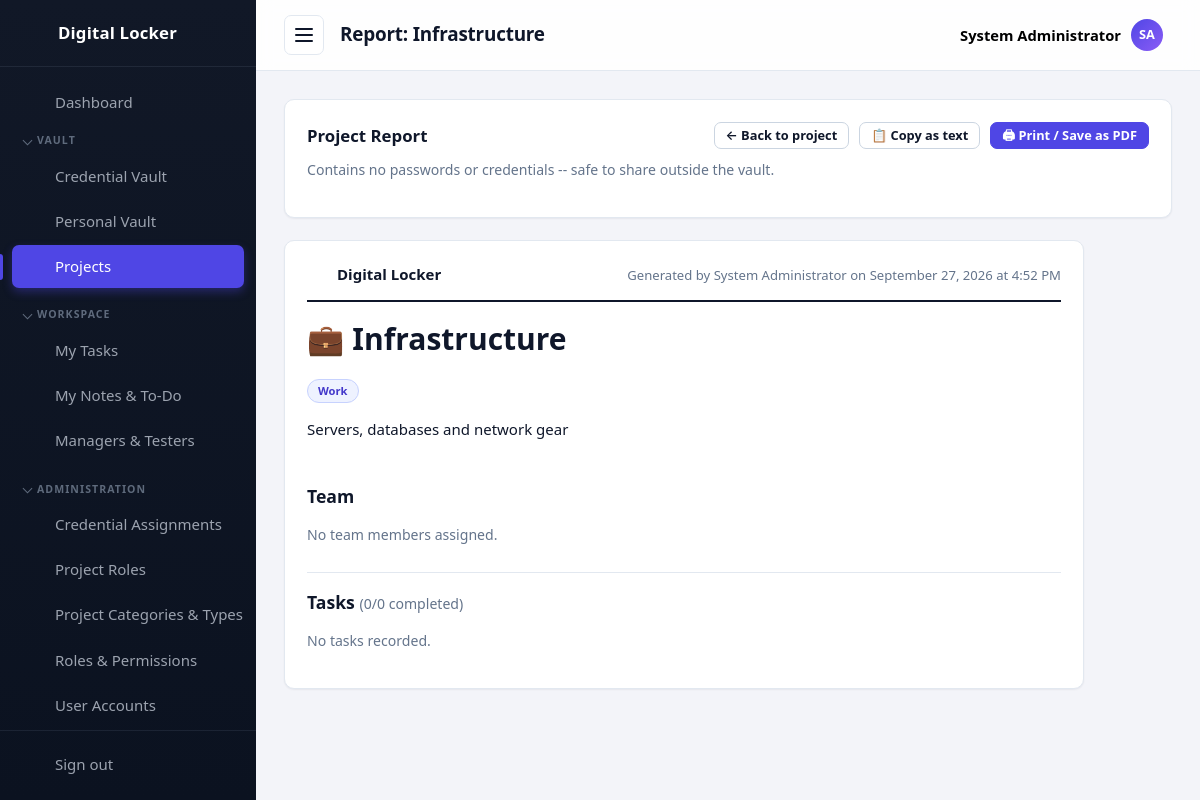
The page /projects/report.php?id=3 (signed in) on the database its author committed.
### tables this page shows
CREATE TABLE settings (
  id          INT UNSIGNED AUTO_INCREMENT PRIMARY KEY,
  setting_key VARCHAR(60) NOT NULL UNIQUE,
  setting_value TEXT NULL
);

CREATE TABLE projects (
  id          INT UNSIGNED AUTO_INCREMENT PRIMARY KEY,
  name        VARCHAR(100) NOT NULL UNIQUE,
  client      VARCHAR(80)  NOT NULL DEFAULT '',
  category    VARCHAR(60)  NOT NULL DEFAULT '',
  type        VARCHAR(60)  NOT NULL DEFAULT '',
  role        VARCHAR(80)  NOT NULL DEFAULT '',
  description VARCHAR(255) NOT NULL DEFAULT '',
  created_at  TIMESTAMP DEFAULT CURRENT_TIMESTAMP
);

CREATE TABLE project_categories (
  id         INT UNSIGNED AUTO_INCREMENT PRIMARY KEY,
  name       VARCHAR(60) NOT NULL UNIQUE,
   
   
  icon       VARCHAR(255) NOT NULL DEFAULT '📁',
  created_at TIMESTAMP DEFAULT CURRENT_TIMESTAMP
);

### includes/functions.php (called while the page is built, shortened)
<?php
function assetUrl(string $relativePath): string
{
    $relativePath = '/' . ltrim($relativePath, '/');
    $diskPath = __DIR__ . '/..' . $relativePath;
    $version = is_file($diskPath) ? filemtime($diskPath) : time();
    return BASE_URL . $relativePath . '?v=' . $version;
}
function e(?string $value): string
{
    return htmlspecialchars((string) $value, ENT_QUOTES, 'UTF-8');
}
function setting(string $key, ?string $default = null): ?string
{
    global $db;
    static $cache = null;
    if ($cache === null) {
        $cache = [];
        try {
            $rows = $db->query('SELECT setting_key, setting_value FROM settings')->fetchAll();
            foreach ($rows as $row) {
                $cache[$row['setting_key']] = $row['setting_value'];
            }
        } catch (Throwable $e) {
            return $default;
        }
    }
    return $cache[$key] ?? $default;
}
function appName(): string
{
    return setting('app_name') ?: 'Digital Locker';
}
function pageTitle(string $title): string
{
    return $title . ' | ' . appName();
}
function projectCategories(): array
{
    global $db;
    static $rows = null;
    if ($rows === null) {
        $rows = $db->query('SELECT name, icon FROM project_categories ORDER BY name')->fetchAll();
    }
    return $rows;
}
function projectCategoryIcon(string $category): string
{
    $icon = projectCategoryIconRaw($category);
    return strpos($icon, '/') !== false ? '📁' : $icon;
}
function projectCategoryIconRaw(string $category): string
{
    foreach (projectCategories() as $row) {
        if ($row['name'] === $category) {
            return $row['icon'];
        }
    }
    return '📁';
}
function initials(string $name): string
{
    $parts = preg_split('/\s+/', trim($name));
    $letters = array_map(static fn ($p) => mb_strtoupper(mb_substr($p, 0, 1)), array_filter($parts));
    return implode('', array_slice($letters, 0, 2)) ?: '?';
}

### includes/auth.php (called while the page is built, shortened)
<?php
function currentUser(): ?array
{
    return $_SESSION['user'] ?? null;
}
function isLoggedIn(): bool
{
    return !empty($_SESSION['user']['id']);
}
function userPermissions(): array
{
    static $permissions = null;
    if ($permissions !== null) {
        return $permissions;
    }
    global $db;
    $permissions = [];
    $stmt = $db->prepare(
        'SELECT DISTINCT rp.permission
           FROM role_permissions rp
           JOIN user_roles ur ON ur.role_id = rp.role_id
          WHERE ur.user_id = :uid'
    );
    $stmt->execute(['uid' => $_SESSION['user']['id']]);
    foreach ($stmt->fetchAll() as $row) {
        $permissions[] = $row['permission'];
    }
    return $permissions;
}
function hasPermission(string $permission): bool
{
    return in_array($permission, userPermissions(), true);
}
function requirePermission(string $permission): void
{
    if (!hasPermission($permission)) {
        require __DIR__ . '/../403.php';
        exit;
    }
}
function userRoleNames(): array
{
    static $roles = null;
    if ($roles !== null) {
        return $roles;
    }
    global $db;
    $stmt = $db->prepare(
        'SELECT r.name, r.id
           FROM roles r
           JOIN user_roles ur ON ur.role_id = r.id
          WHERE ur.user_id = :uid'
    );
    $stmt->execute(['uid' => $_SESSION['user']['id']]);
    $roles = $stmt->fetchAll();
    return $roles;
}
function isAdministrator(): bool
{
    foreach (userRoleNames() as $role) {
        if ($role['name'] === 'Administrator') {
            return true;
        }
    }
    return false;
}
function canAccessProject(int $projectId): bool
{
    if (isAdministrator()) {
        return true;
    }
    global $db;
    $stmt = $db->prepare('SELECT 1 FROM project_members WHERE project_id = :pid AND user_id = :uid');
    $stmt->execute(['pid' => $projectId, 'uid' => (int) currentUser()['id']]);
    return (bool) $stmt->fetchColumn();
}

### projects/report.php (the view, shortened to what this page needs)
<?php
require_once __DIR__ . '/../includes/init.php';
requirePermission('tasks.manage');
$id = isset($_GET['id']) ? (int) $_GET['id'] : 0;
$stmt = $db->prepare('SELECT * FROM projects WHERE id = :id');
$stmt->execute(['id' => $id]);
$project = $stmt->fetch();
if (!canAccessProject($id)) {
    require __DIR__ . '/../403.php';
    exit;
}
$members = $db->prepare(
    'SELECT pm.project_role, u.full_name, u.username
       FROM project_members pm JOIN users u ON u.id = pm.user_id
      WHERE pm.project_id = :pid
      ORDER BY pm.project_role, u.full_name'
);
$members->execute(['pid' => $id]);
$members = $members->fetchAll();
$tasks = $db->prepare(
    'SELECT t.title, t.status, t.due_date, u.full_name, u.username
       FROM project_tasks t LEFT JOIN users u ON u.id = t.assigned_to
      WHERE t.project_id = :pid
      ORDER BY FIELD(t.status, "done", "in_progress", "open"), t.due_date IS NULL, t.due_date'
);
$tasks->execute(['pid' => $id]);
$tasks = $tasks->fetchAll();
$doneCount = count(array_filter($tasks, static fn ($t) => $t['status'] === 'done'));
$generatedBy = currentUser()['full_name'] ?: currentUser()['username'];
$generatedAt = date('F j, Y \a\t g:i A');
$pageTitle = 'Report: ' . $project['name'];
$activePage = 'projects';
require __DIR__ . '/../includes/header.php';
?>
<div class="card no-print">
    <div class="card__header">
        <h2 class="card__title">Project Report</h2>
        <div class="quick-actions quick-actions--row">
            <a class="btn btn--small" href="view.php?id=<?= (int) $id ?>">&larr; Back to project</a>
            <button type="button" class="btn btn--small" id="copy-report-btn">📋 Copy as text</button>
            <button type="button" class="btn btn--small btn--primary" onclick="window.print()">🖨 Print / Save as PDF</button>
        </div>
    </div>
    <p class="muted" style="margin-top:-8px">Contains no passwords or credentials -- safe to share outside the vault.</p>
</div>
<div class="card report">
    <div class="report__letterhead">
        <div class="report__brand"><?= navIcon('lock') ?> <?= e(appName()) ?></div>
        <div class="report__meta">Generated by <?= e($generatedBy) ?> on <?= e($generatedAt) ?></div>
    </div>
    <h1 class="report__title"><?= $project['category'] ? e(projectCategoryIcon($project['category'])) : '📁' ?> <?= e($project['name']) ?></h1>
    <?php if ($project['category']): ?><p><span class="badge badge--role"><?= e($project['category']) ?></span></p><?php endif; ?>
    <?php if ($project['description']): ?><p><?= nl2br(e($project['description'])) ?></p><?php endif; ?>
    <h2 class="report__section">Team</h2>
    <?php if ($members): ?>
        <table class="table">
            <thead><tr><th>Name</th><th>Role</th></tr></thead>
            <tbody>
            <?php foreach ($members as $m): ?>
                <tr>
                    <td><?= e($m['full_name'] ?: $m['username']) ?></td>
                    <td><?= $m['project_role'] === 'manager' ? 'Manager' : 'Tester' ?></td>
                </tr>
            <?php endforeach; ?>
            </tbody>
        </table>
    <?php else: ?>
        <p class="muted">No team members assigned.</p>
    <?php endif; ?>
    <h2 class="report__section">Tasks <span class="muted" style="font-weight:400">(<?= $doneCount ?>/<?= count($tasks) ?> completed)</span></h2>
    <?php if ($tasks): ?>
        <table class="table">
            <thead><tr><th></th><th>Task</th><th>Assigned To</th><th>Status</th><th>Due</th></tr></thead>
            <tbody>
            <?php foreach ($tasks as $t): ?>
                <tr>
                    <td><?= $t['status'] === 'done' ? '✅' : '⬜' ?></td>
                    <td><?= e($t['title']) ?></td>
                    <td><?= e($t['full_name'] ?: $t['username'] ?: 'Unassigned') ?></td>
                    <td><?= e(taskStatusOptions()[$t['status']]) ?></td>
                    <td><?= $t['due_date'] ? e(date('M j, Y', strtotime($t['due_date']))) : '—' ?></td>
                </tr>
            <?php endforeach; ?>
            </tbody>
        </table>
    <?php else: ?>
        <p class="muted">No tasks recorded.</p>
    <?php endif; ?>
</div>
<?php require __DIR__ . '/../includes/footer.php'; ?>

### includes/header.php (shortened to what this page needs)
<?php
require_once __DIR__ . '/init.php';
$currentUser = currentUser();
function isActive(string $name, string $current): string
{
    return $name === $current ? ' active' : '';
}
function sidebarGroups(): array
{
    return [
        'vault' => ['label' => 'Vault', 'items' => [
            ['key' => 'passwords', 'href' => '/passwords/index.php', 'icon' => 'passwords', 'label' => 'Credential Vault', 'show' => hasPermission('passwords.view')],
            ['key' => 'personal', 'href' => '/personal/index.php', 'icon' => 'personal', 'label' => 'Personal Vault', 'show' => true],
            ['key' => 'projects', 'href' => '/projects/index.php', 'icon' => 'projects', 'label' => hasPermission('projects.manage') ? 'Projects' : 'My Projects', 'show' => hasPermission('projects.manage') || hasAnyProjectMembership()],
        ]],
        'workspace' => ['label' => 'Workspace', 'items' => [
            ['key' => 'tasks', 'href' => '/tasks/index.php', 'icon' => 'tasks', 'label' => 'My Tasks', 'show' => hasPermission('tasks.view')],
            ['key' => 'notes', 'href' => '/notes/index.php', 'icon' => 'notes', 'label' => 'My Notes & To-Do', 'show' => true],
            ['key' => 'team', 'href' => '/team/index.php', 'icon' => 'team', 'label' => isAdministrator() ? 'Managers & Testers' : (hasPermission('tasks.manage') ? 'My Team' : 'Mentors'), 'show' => true],
        ]],
        'administration' => ['label' => 'Administration', 'items' => [
            ['key' => 'assignments', 'href' => '/passwords/assignments.php', 'icon' => 'assignments', 'label' => 'Credential Assignments', 'show' => hasPermission('passwords.manage')],
            ['key' => 'project-roles', 'href' => '/projects/roles.php', 'icon' => 'roles', 'label' => 'Project Roles', 'show' => hasPermission('passwords.manage')],
            ['key' => 'categories', 'href' => '/categories/index.php', 'icon' => 'categories', 'label' => 'Project Categories & Types', 'show' => true],
            ['key' => 'roles', 'href' => '/roles/index.php', 'icon' => 'roles', 'label' => 'Roles &amp; Permissions', 'show' => hasPermission('roles.manage')],
            ['key' => 'users', 'href' => '/users/index.php', 'icon' => 'users', 'label' => 'User Accounts', 'show' => hasPermission('users.manage')],
            ['key' => 'settings', 'href' => '/settings/index.php', 'icon' => 'settings', 'label' => 'Password Settings', 'show' => hasPermission('settings.manage')],
            ['key' => 'reset', 'href' => '/settings/reset.php', 'icon' => 'reset', 'label' => 'Factory Reset', 'show' => isAdministrator()],
        ]],
    ];
}
function navIcon(string $name): string
{
    $icons = [
        'dashboard' => '<path d="M3 3h8v8H3zM13 3h8v5h-8zM13 12h8v9h-8zM3 15h8v6H3z"/>',
        'passwords' => '<circle cx="8" cy="15" r="4"/><path d="M10.8 12.2L21 2M18 5l3 3M15.5 7.5l2 2"/>',
        'personal'  => '<circle cx="12" cy="8" r="4"/><path d="M4 21c0-4.4 3.6-7 8-7s8 2.6 8 7"/>',
        'export'    => '<path d="M12 3v12M8 11l4 4 4-4M4 17v3h16v-3"/>',
        'projects'  => '<path d="M3 7a2 2 0 0 1 2-2h4l2 2h8a2 2 0 0 1 2 2v9a2 2 0 0 1-2 2H5a2 2 0 0 1-2-2z"/>',
        'tasks'     => '<path d="M9 5H7a2 2 0 0 0-2 2v12a2 2 0 0 0 2 2h10a2 2 0 0 0 2-2V7a2 2 0 0 0-2-2h-2"/><rect x="9" y="3" width="6" height="4" rx="1"/><path d="M9 12l2 2 4-4"/>',
        'notes'     => '<path d="M6 3h9l5 5v13a1 1 0 0 1-1 1H6a1 1 0 0 1-1-1V4a1 1 0 0 1 1-1z"/><path d="M15 3v5h5M8 13h8M8 17h5"/>',
        'team'      => '<circle cx="9" cy="8" r="3.5"/><path d="M2.5 20c0-3.5 3-5.5 6.5-5.5s6.5 2 6.5 5.5M16 4.5a3.5 3.5 0 0 1 0 7M17.5 14.5c2.5.6 4 2.3 4 5.5"/>',
        'categories' => '<path d="M4 4h7v7H4zM13 4h7v7h-7zM4 13h7v7H4zM13 13h7v7h-7z"/>',
        'assignments' => '<circle cx="9" cy="7" r="4"/><path d="M2.5 21c0-4 3-6.5 6.5-6.5s6.5 2.5 6.5 6.5"/><path d="M17 8l2 2 4-4"/>',
        'roles'     => '<path d="M12 3l8 3v6c0 4.5-3.2 7.6-8 9-4.8-1.4-8-4.5-8-9V6z"/><path d="M9 12l2 2 4-4"/>',
        'users'     => '<circle cx="9" cy="8" r="3.5"/><path d="M2.5 20c0-3.5 3-5.5 6.5-5.5s6.5 2 6.5 5.5M16 4.5a3.5 3.5 0 0 1 0 7M17.5 14.5c2.5.6 4 2.3 4 5.5"/>',
        'settings'  => '<path d="M4 7h10M18 7h2M4 17h2M10 17h10"/><circle cx="16" cy="7" r="2.5"/><circle cx="8" cy="17" r="2.5"/>',
        'reset'     => '<path d="M3 12a9 9 0 1 1 3 6.7"/><path d="M3 21v-5h5"/>',
        'logout'    => '<path d="M14 4H5v16h9M10 12h11M18 8l4 4-4 4"/>',
        'lock'      => '<rect x="5" y="11" width="14" height="10" rx="2"/><path d="M8 11V8a4 4 0 0 1 8 0v3M12 15v3"/>',
    ];
    return '<svg class="icon" width="24" height="24" viewBox="0 0 24 24" fill="none" stroke="currentColor" stroke-width="2" stroke-linecap="round" stroke-linejoin="round" aria-hidden="true">' . ($icons[$name] ?? '') . '</svg>';
}
?>
<!DOCTYPE html>
<html lang="en">
<head>
    <title><?= e(pageTitle($pageTitle)) ?></title>
    <link rel="stylesheet" href="<?= e(assetUrl('/assets/css/style.css')) ?>">
</head>
<body data-autolock="<?= (int) setting('auto_lock_minutes', '0') ?>" data-confirm-reveal="<?= (int) setting('require_confirm_reveal', '0') ?>" data-lock-url="<?= e(BASE_URL . '/lock.php') ?>">
<div class="layout">
    <aside class="sidebar" id="sidebar">
        <a class="sidebar__brand" href="<?= BASE_URL ?>/dashboard.php" aria-label="<?= e(appName()) ?>">
            <?= navIcon('lock') ?>
            <span class="sidebar__brand-text"><?= e(appName()) ?></span>
        </a>
        <nav class="sidebar__nav" aria-label="Main navigation">
            <a class="sidebar__link<?= isActive('dashboard', $activePage) ?>" href="<?= BASE_URL ?>/dashboard.php">
                <?= navIcon('dashboard') ?>
                <span class="sidebar__link-text">Dashboard</span>
            </a>
            <?php foreach (sidebarGroups() as $navGroup):
                $navItems = array_filter($navGroup['items'], static fn ($it) => $it['show']);
            ?>
                <details class="sidebar__group" open>
                    <summary class="sidebar__group-label"><?= e($navGroup['label']) ?></summary>
                    <?php foreach ($navItems as $navItem): ?>
                        <a class="sidebar__link<?= isActive($navItem['key'], $activePage) ?>" href="<?= BASE_URL . $navItem['href'] ?>">
                            <?= navIcon($navItem['icon']) ?>
                            <span class="sidebar__link-text"><?= $navItem['label'] ?></span>
                        </a>
                    <?php endforeach; ?>
                </details>
            <?php endforeach; ?>
        </nav>
        <div class="sidebar__footer">
            <a class="sidebar__link" href="<?= BASE_URL ?>/logout.php">
                <?= navIcon('logout') ?>
                <span class="sidebar__link-text">Sign out</span>
            </a>
        </div>
    </aside>
    <div class="main">
        <header class="topbar">
            <button class="topbar__toggle" id="sidebar-toggle" aria-label="Toggle navigation" aria-expanded="true">
                <span></span><span></span><span></span>
            </button>
            <h1 class="topbar__title"><?= e($pageTitle) ?></h1>
            <div class="topbar__user" id="user-menu">
                <button type="button" class="topbar__user-btn" id="user-menu-toggle" aria-haspopup="true" aria-expanded="false">
                    <span class="topbar__user-name"><?= e($currentUser['full_name'] ?: $currentUser['username']) ?></span>
                    <span class="topbar__avatar"><?= e(initials($currentUser['full_name'] ?: $currentUser['username'])) ?></span>
                </button>
            </div>
        </header>
        <main class="content">

### rows shown on the page
settings: setting_value "Digital Locker"
projects: name "Report: Infrastructure", category.icon "💼", name "Infrastructure", category "Work", description "Servers, databases and network gear"

### other values the page prints
$navGroup['label'] "VAULT"
$navItem['label'] "Credential Vault"
$navItem['label'] "Personal Vault"
$navItem['label'] "Projects"
$navGroup['label'] "WORKSPACE"
$navItem['label'] "My Tasks"
$navItem['label'] "My Notes & To-Do"
$navItem['label'] "Managers & Testers"
$navGroup['label'] "ADMINISTRATION"
$navItem['label'] "Credential Assignments"
$navItem['label'] "Project Roles"
$navItem['label'] "Project Categories & Types"
$navItem['label'] "Roles & Permissions"
$navItem['label'] "User Accounts"
$currentUser['full_name'] ?: $currentUser['username'] "System Administrator"
